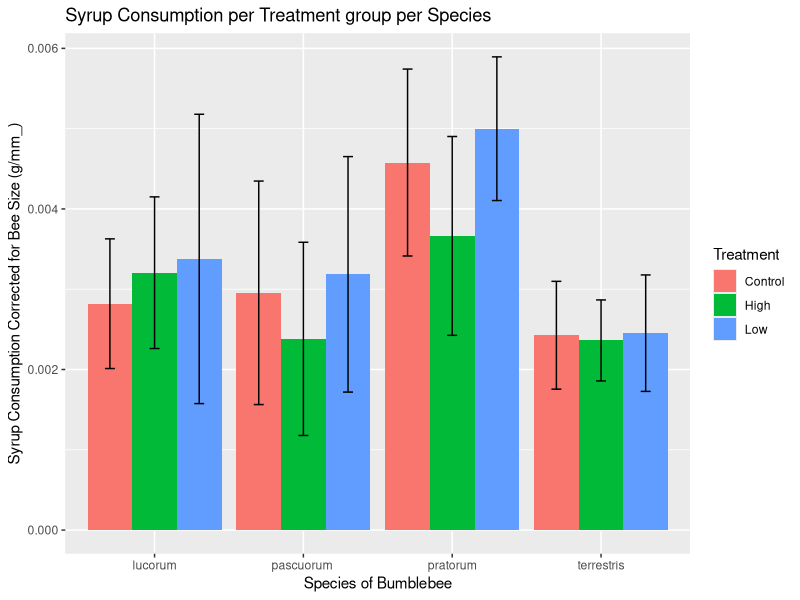
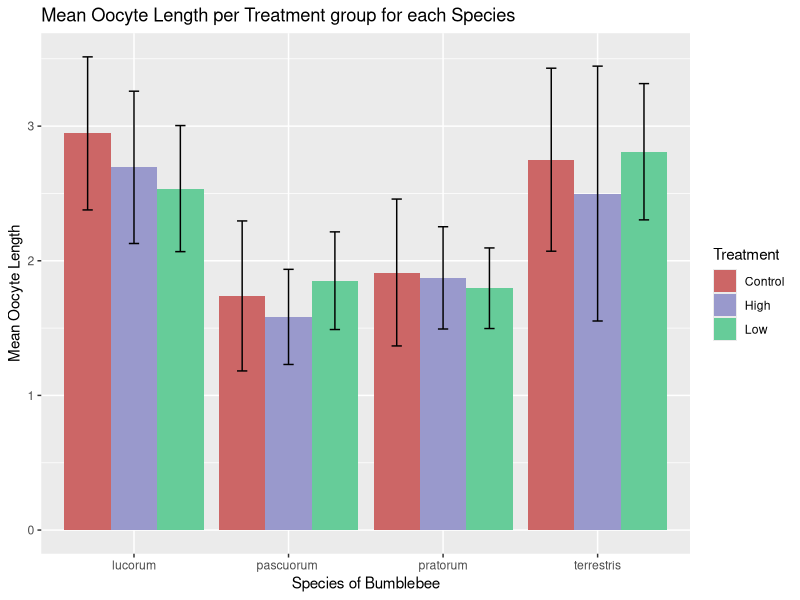
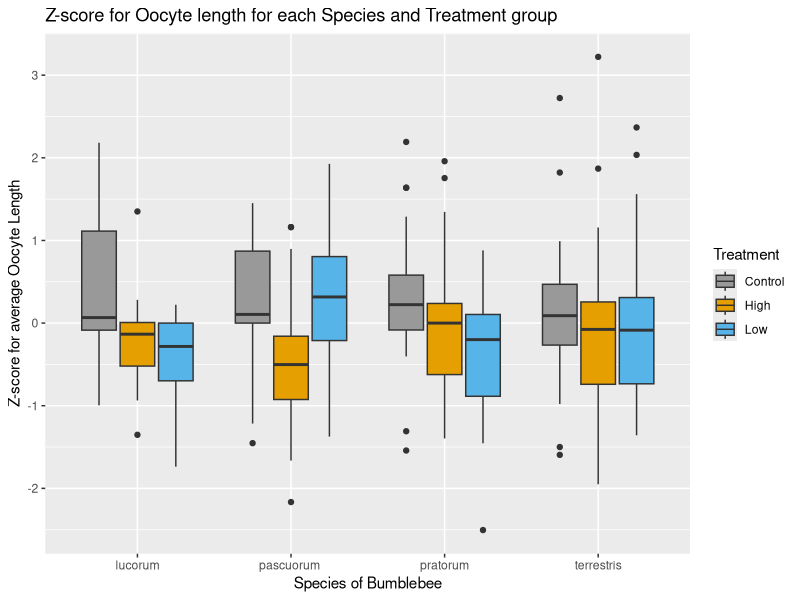

These figures' R source, in order:

###################################################################
library(ggplot2)
library(tidyverse)
#Necessary packages for this project

Bee_Ovaries <- read.csv("Bee_Ovaries.csv") #Reads the data from the computer
View(Bee_Ovaries) #Opens up the raw data frame for inspection


Bee_Ovaries[is.na(Bee_Ovaries)] <- 0 #Replaces any instance of NA in the data frame with a 0 so that when calculating the mean and standard deviation ther will be no error's. I determined this as a necessary step when attempting to get the full data frame by the name Bee_Ovaries2

Bee_Ovaries2 <- Bee_Ovaries %>% 
  group_by(Species,Treatment) %>%
  summarise(mean_Value <- mean(Syrup2),
            sdVal <- sd(Syrup2),
            Rel_Oocyte <- mean(Z_Oocyte),
            sdOocyte <- sd(Z_Oocyte),
            sampleSize <- n())
View(Bee_Ovaries2)
# The code block spanning from line 10 to line 14 takes the raw data, groups it by species, then summarises the mean of the Syrup2 column (Syrup consumption adjusted for size of Bee), gives the standard deviation of the Syrup2 column (Syrup consumption adjusted for size of Bee), teh mean and standard deviation for teminal OOcyte length, and totals all of the counts of data in each row for the summary. VERY IMPORTANT STEP



#Graph 1- Syrup Consumption per Treatment group per Species (Adjusted for size of specimen)
ggplot(Bee_Ovaries2, aes(fill = Treatment, y = Bee_Ovaries2$`mean_Value <- mean(Syrup2)` , x = Species)) + 
  geom_bar(position="dodge", stat="identity")+
  geom_errorbar(aes(ymin = Bee_Ovaries2$`mean_Value <- mean(Syrup2)` - Bee_Ovaries2$`sdVal <- sd(Syrup2)`, ymax = Bee_Ovaries2$`mean_Value <- mean(Syrup2)` + Bee_Ovaries2$`sdVal <- sd(Syrup2)`), width = .2, position=position_dodge(.9))+
  labs(x = "Species of Bumblebee", y = "Syrup Consumption Corrected for Bee Size (g/mm_)", title = "Syrup Consumption per Treatment group per Species")
#The code from lines 18 to 21  Graphs the data to match figure one in the paper, as well as change the axis lable to something more easilty understandable that the default. A reacuuring problem that I ran into was not being able to get the Treatment groups in the order that I desired, Control -> Low -> High, rather than the default alphabetic order. After scouring stack overflow, the best optio I could find was the use of x = reorder() command but could not get it to play nice with the grouped barplot.



#Graph 2 - Mean Oocyte Length per Treatment group for each species
Bee_Ovaries3 <- Bee_Ovaries %>% 
  group_by(Treatment, Species) %>%
  summarise(mean_Value <- mean(Syrup2),
            meanOocyte <- mean(Average_terminal_oocyte_length),
            sdOocyte <- sd(Average_terminal_oocyte_length),
            sampleSize <- n())
View(Bee_Ovaries3)
#Lines 38 to 44 is another block doing som data parsing using the summarise function from dplyr function to pull out the columns that I will need for the follwing graph

ggplot(Bee_Ovaries3, aes(fill = Treatment, x = Species, y = Bee_Ovaries3$`meanOocyte <- mean(Average_terminal_oocyte_length)`)) +
  geom_bar(stat = "identity" , position = "dodge") +
  geom_errorbar(aes( ymin = Bee_Ovaries3$`meanOocyte <- mean(Average_terminal_oocyte_length)` - Bee_Ovaries3$`sdOocyte <- sd(Average_terminal_oocyte_length)`, ymax = Bee_Ovaries3$`meanOocyte <- mean(Average_terminal_oocyte_length)` + Bee_Ovaries3$`sdOocyte <- sd(Average_terminal_oocyte_length)`), width = .2, position=position_dodge(.9)) +
  labs(y = "Mean Oocyte Length", x = "Species of Bumblebee", title = "Mean Oocyte Length per Treatment group for each Species") +
  scale_fill_manual(values=c("#CC6666", "#9999CC", "#66CC99"))
#Lines 49 to 53 is the graphing Mean Oocyte length for each species of Queen Bumblebee in each treatment group. You will notice this isnt Figure 2 that is in the paper, complications due to data kept me from graphing that figure as discussed in the markdown file. This graph also has error bars, showing the standard deviation for each species in each category. NOTE: the use of the width and position dodge command prevent the error bars from all being stacked on top of eachother.




#Graph Three - Mean Oocyte Length per Treatmetn Group for each Species
ggplot(Bee_Ovaries, aes(fill = Treatment, x = Species, y = Bee_Ovaries$Z_Oocyte)) + #Base GGplot function
  geom_boxplot() + #Calls teh boxplop mapping
  labs(x = "Species of Bumblebee", y = "Z-score for average Oocyte Length", title = "Z-score for Oocyte length for each Species and Treatment group") + #The lables for the graph
  scale_fill_manual(values=c("#999999", "#E69F00", "#56B4E9")) #Color values for the graph
#Lines 58 to 61 generate graph 3, which is a boxplot, showing the Z score for average Oocyte Length for each treatment group within each species, This is the same figure that was generated for figure three of the original publication






